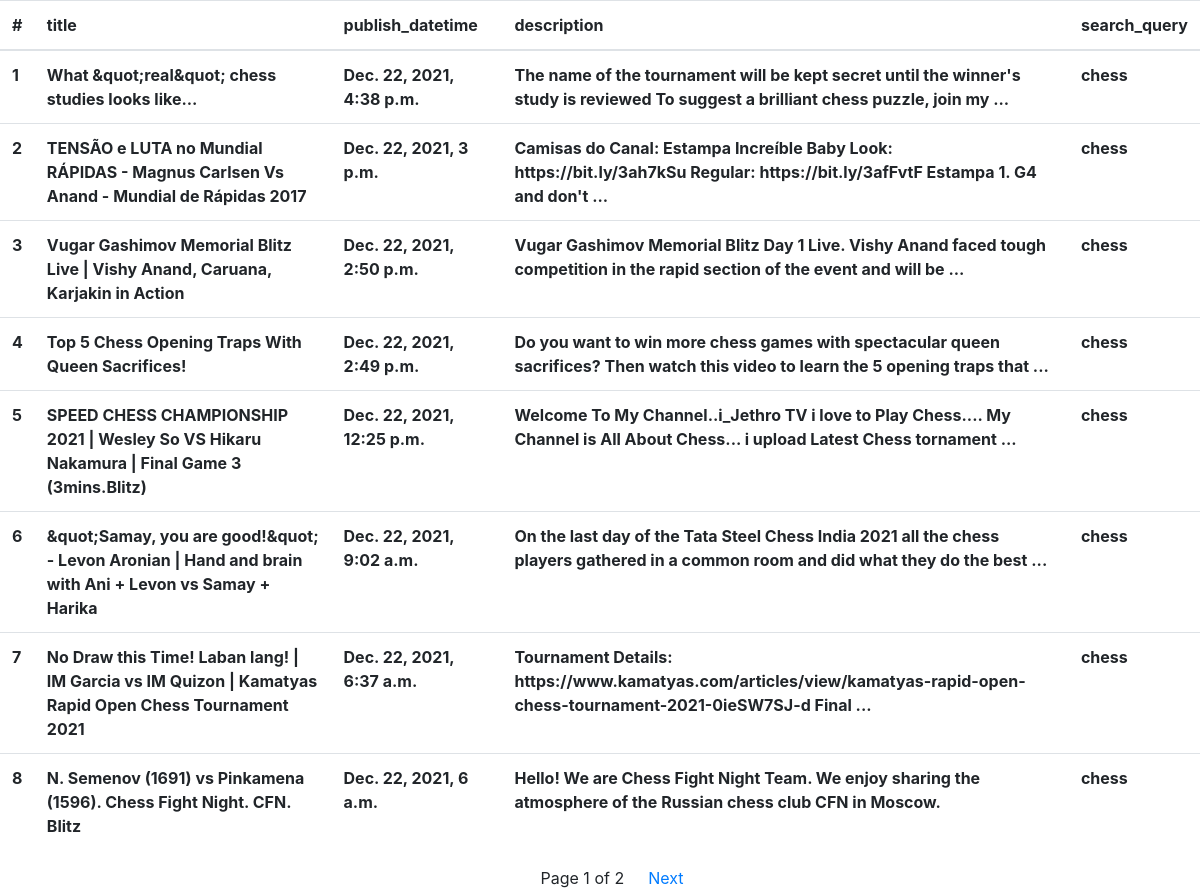
The page /fetchresults/ on the database as committed earlier.
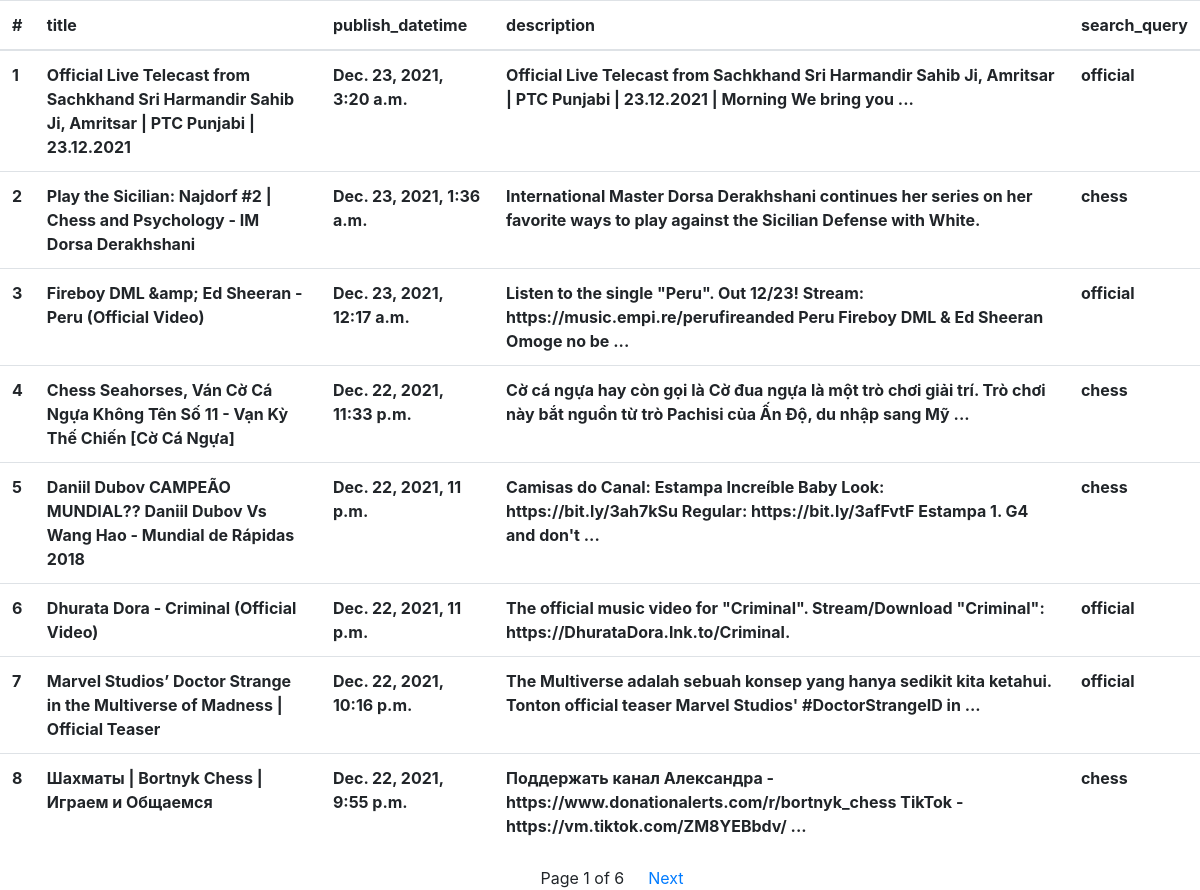
The same page on the database as committed later.
### ytsearch/models.py (models this page shows, shortened)
class SearchResults(models.Model):
    video_id = models.CharField(max_length=16, primary_key=True)
    title = models.CharField(max_length=255)
    description = models.TextField()
    search_query = models.CharField(max_length=120)
    publish_datetime = models.DateTimeField(null=True)
    thumbnail_url = models.JSONField(default=dict,null=True)

### ytsearch/views.py (the view)
# urls.py: path('fetchresults/', views.fetchstored, name='fetchstored'),
def fetchstored(request, query="", page=1):
    response = SearchResults.objects.order_by("-publish_datetime")
    print(query,page)
    if (query is None) or (query != "" and query!="_all"):
        response = response.filter(Q(title__icontains=query)|Q(search_query__icontains=query))
    else:
        query="_all"
    paginator = Paginator(response, 8)
    try:
        response = paginator.page(page)
    except PageNotAnInteger:
        response = paginator.page(1)
    except EmptyPage:
        response = paginator.page(paginator.num_pages)
    context = {"response":response, "query":query}
    return render(request, 'ytsearch/fetchresults.html', context)

### ytsearch/templates/ytsearch/fetchresults.html (shortened to what this page needs)
{% load static %}
<!DOCTYPE html>
<html lang="en">
  <head>
    <link
      href="https://stackpath.bootstrapcdn.com/bootstrap/4.3.1/css/bootstrap.min.css"
      rel="stylesheet"
    />
  </head>
  <body>
    <table class="table">
      <thead>
        <tr>
          <th scope="col">#</th>
          <th scope="col">title</th>
          <th scope="col">publish_datetime</th>
          <th scope="col">description</th>
          <th scope="col">search_query</th>
        </tr>
      </thead>
      <tbody>
        {%for current in response %}
        <tr>
          <th scope="col">{{forloop.counter}}</th>
          <th scope="col">{{current.title}}</th>
          <th scope="col">{{current.publish_datetime}}</th>
          <th scope="col">{{current.description}}</th>
          <th scope="col">{{current.search_query}}</th>
        </tr>
        {%endfor%}
      </tbody>
    </table>
    <div class="pagination justify-content-center">
      <span class="mx-4">
        Page {{ response.number }} of {{ response.paginator.num_pages }}
      </span>
      {% if response.has_next %}
      <a href='{% url "fetchstored" query response.next_page_number%}'>
        Next
      </a>
      {% endif %}
    </div>
  </body>
</html>

Rows that differ between the two databases and show on the page:
no longer on this page (row unchanged): SearchResults: title "What &quot;real&quot; chess studies looks like...", publish_datetime "Dec. 22, 2021, 4:38 p.m.", description "The name of the tournament will be kept secret until the winner's study is reviewed To suggest a brilliant chess puzzle, join my ...", search_query "chess"
no longer on this page (row unchanged): SearchResults: title "TENSÃO e LUTA no Mundial RÁPIDAS - Magnus Carlsen Vs Anand - Mundial de Rápidas 2017", publish_datetime "Dec. 22, 2021, 3 p.m.", description "Camisas do Canal: Estampa Increíble Baby Look: https://bit.ly/3ah7kSu Regular: https://bit.ly/3afFvtF Estampa 1. G4 and don't ...", search_query "chess"
no longer on this page (row unchanged): SearchResults: title "Vugar Gashimov Memorial Blitz Live | Vishy Anand, Caruana, Karjakin in Action", publish_datetime "Dec. 22, 2021, 2:50 p.m.", description "Vugar Gashimov Memorial Blitz Day 1 Live. Vishy Anand faced tough competition in the rapid section of the event and will be ...", search_query "chess"
no longer on this page (row unchanged): SearchResults: title "Top 5 Chess Opening Traps With Queen Sacrifices!", publish_datetime "Dec. 22, 2021, 2:49 p.m.", description "Do you want to win more chess games with spectacular queen sacrifices? Then watch this video to learn the 5 opening traps that ...", search_query "chess"
no longer on this page (row unchanged): SearchResults: title "SPEED CHESS CHAMPIONSHIP 2021 | Wesley So VS Hikaru Nakamura | Final Game 3 (3mins.Blitz)", publish_datetime "Dec. 22, 2021, 12:25 p.m.", description "Welcome To My Channel..i_Jethro TV i love to Play Chess.... My Channel is All About Chess... i upload Latest Chess tornament ...", search_query "chess"
no longer on this page (row unchanged): SearchResults: title "&quot;Samay, you are good!&quot; - Levon Aronian | Hand and brain with Ani + Levon vs Samay + Harika", publish_datetime "Dec. 22, 2021, 9:02 a.m.", description "On the last day of the Tata Steel Chess India 2021 all the chess players gathered in a common room and did what they do the best ...", search_query "chess"
no longer on this page (row unchanged): SearchResults: title "No Draw this Time! Laban lang! | IM Garcia vs IM Quizon | Kamatyas Rapid Open Chess Tournament 2021", publish_datetime "Dec. 22, 2021, 6:37 a.m.", description "Tournament Details: https://www.kamatyas.com/articles/view/kamatyas-rapid-open-chess-tournament-2021-0ieSW7SJ-d Final ...", search_query "chess"
no longer on this page (row unchanged): SearchResults: title "N. Semenov (1691) vs Pinkamena (1596). Chess Fight Night. CFN. Blitz", publish_datetime "Dec. 22, 2021, 6 a.m.", description "Hello! We are Chess Fight Night Team. We enjoy sharing the atmosphere of the Russian chess club CFN in Moscow.", search_query "chess"
added SearchResults: title "Official Live Telecast from Sachkhand Sri Harmandir Sahib Ji, Amritsar | PTC Punjabi | 23.12.2021", publish_datetime "Dec. 23, 2021, 3:20 a.m.", description "Official Live Telecast from Sachkhand Sri Harmandir Sahib Ji, Amritsar | PTC Punjabi | 23.12.2021 | Morning We bring you ...", search_query "official"
added SearchResults: title "Play the Sicilian: Najdorf #2 | Chess and Psychology - IM Dorsa Derakhshani", publish_datetime "Dec. 23, 2021, 1:36 a.m.", description "International Master Dorsa Derakhshani continues her series on her favorite ways to play against the Sicilian Defense with White.", search_query "chess"
added SearchResults: title "Fireboy DML &amp; Ed Sheeran - Peru (Official Video)", publish_datetime "Dec. 23, 2021, 12:17 a.m.", description "Listen to the single \"Peru\". Out 12/23! Stream: https://music.empi.re/perufireanded Peru Fireboy DML & Ed Sheeran Omoge no be ...", search_query "official"
added SearchResults: title "Chess Seahorses, Ván Cờ Cá Ngựa Không Tên Số 11 - Vạn Kỳ Thế Chiến [Cờ Cá Ngựa]", publish_datetime "Dec. 22, 2021, 11:33 p.m.", description "Cờ cá ngựa hay còn gọi là Cờ đua ngựa là một trò chơi giải trí. Trò chơi này bắt nguồn từ trò Pachisi của Ấn Độ, du nhập sang Mỹ ...", search_query "chess"
added SearchResults: title "Daniil Dubov CAMPEÃO MUNDIAL?? Daniil Dubov Vs Wang Hao - Mundial de Rápidas 2018", publish_datetime "Dec. 22, 2021, 11 p.m.", description "Camisas do Canal: Estampa Increíble Baby Look: https://bit.ly/3ah7kSu Regular: https://bit.ly/3afFvtF Estampa 1. G4 and don't ...", search_query "chess"
added SearchResults: title "Dhurata Dora - Criminal (Official Video)", publish_datetime "Dec. 22, 2021, 11 p.m.", description "The official music video for \"Criminal\". Stream/Download \"Criminal\": https://DhurataDora.lnk.to/Criminal.", search_query "official"
added SearchResults: title "Marvel Studios’ Doctor Strange in the Multiverse of Madness | Official Teaser", publish_datetime "Dec. 22, 2021, 10:16 p.m.", description "The Multiverse adalah sebuah konsep yang hanya sedikit kita ketahui. Tonton official teaser Marvel Studios' #DoctorStrangeID in ...", search_query "official"
added SearchResults: title "Шахматы | Bortnyk Chess | Играем и Общаемся", publish_datetime "Dec. 22, 2021, 9:55 p.m.", description "Поддержать канал Александра - https://www.donationalerts.com/r/bortnyk_chess TikTok - https://vm.tiktok.com/ZM8YEBbdv/ ...", search_query "chess"
Other text that changed with them:
{{ response.paginator.num_pages }}: "2" → "6"
